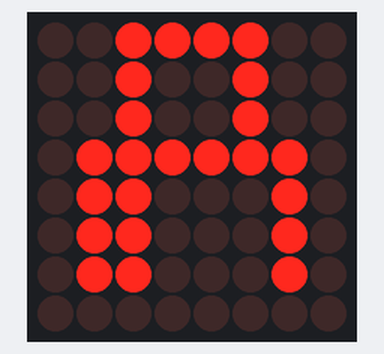
Bench run of a sketch on a simulated Arduino Uno, built with avr-gcc and run on an emulated ATmega328P. Shown: 8×8 LED matrix.

Above: at 0.1 s.
At 4.1 s:
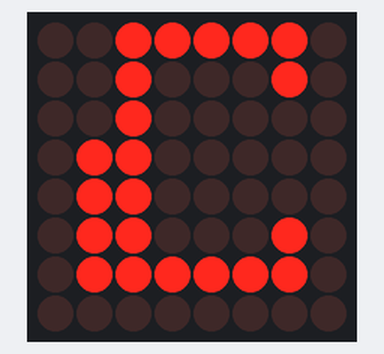
At 8.1 s:
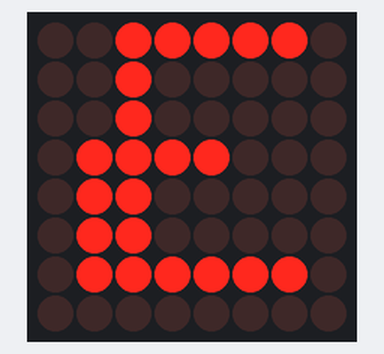
At 18.2 s:
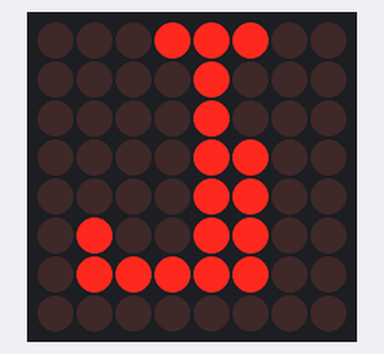
At 28.2 s:
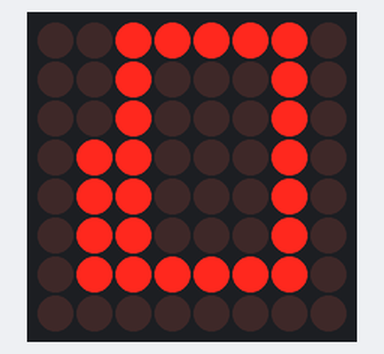
At 38.3 s:
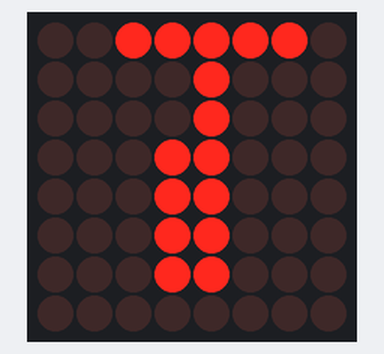

The sketch:

hurufAZ.ino
```cpp
// Contoh untuk menampilkan huruf A hingga Z

#include "LedControl.h"

const int JUMLAH_LED = 1;
const byte PIN_CS  = 10;
const byte PIN_CLK = 11;
const byte PIN_DIN = 12;

const byte HURUF[] =
{
  0x3C, 0x24, 0x24, 0x7E, 0x62, 0x62, 0x62, 0x00, // A
  0x7C, 0x24, 0x24, 0x3E, 0x32, 0x32, 0x7E, 0x00, // B
  0x3E, 0x22, 0x20, 0x60, 0x60, 0x62, 0x7E, 0x00, // C
  0x7E, 0x22, 0x22, 0x32, 0x32, 0x32, 0x7E, 0x00, // D
  0x3E, 0x20, 0x20, 0x78, 0x60, 0x60, 0x7E, 0x00, // E
  0x3E, 0x20, 0x20, 0x78, 0x60, 0x60, 0x60, 0x00, // F
  0x3E, 0x22, 0x20, 0x6E, 0x62, 0x62, 0x7E, 0x00, // G
  0x24, 0x24, 0x24, 0x7E, 0x62, 0x62, 0x62, 0x00, // H
  0x3E, 0x08, 0x08, 0x18, 0x18, 0x18, 0x3E, 0x00, // I
  0x1C, 0x08, 0x08, 0x0C, 0x0C, 0x4C, 0x7C, 0x00, // J
  0x24, 0x24, 0x28, 0x70, 0x68, 0x68, 0x66, 0x00, // K
  0x20, 0x20, 0x20, 0x60, 0x60, 0x62, 0x7E, 0x00, // L
  0x36, 0x3E, 0x2A, 0x62, 0x62, 0x62, 0x62, 0x00, // M
  0x32, 0x2A, 0x2A, 0x6A, 0x6A, 0x66, 0x62, 0x00, // N
  0x3E, 0x22, 0x22, 0x62, 0x62, 0x62, 0x7E, 0x00, // O
  0x3E, 0x22, 0x22, 0x7E, 0x60, 0x60, 0x60, 0x00, // P
  0x3E, 0x22, 0x22, 0x62, 0x6A, 0x64, 0x7A, 0x00, // Q
  0x3E, 0x22, 0x22, 0x7E, 0x68, 0x68, 0x66, 0x00, // R
  0x3C, 0x24, 0x20, 0x3E, 0x0E, 0x6E, 0x7E, 0x00, // S
  0x3E, 0x08, 0x08, 0x18, 0x18, 0x18, 0x18, 0x00, // T
  0x22, 0x22, 0x22, 0x62, 0x62, 0x62, 0x7E, 0x00, // U
  0x22, 0x22, 0x22, 0x64, 0x68, 0x70, 0x60, 0x00, // V
  0x22, 0x22, 0x22, 0x6A, 0x6A, 0x7E, 0x7E, 0x00, // W
  0x24, 0x24, 0x3C, 0x18, 0x7E, 0x62, 0x62, 0x00, // X
  0x22, 0x22, 0x22, 0x3E, 0x18, 0x18, 0x18, 0x00, // Y
  0x7E, 0x42, 0x1E, 0x60, 0x60, 0x62, 0x7E, 0x00, // Z
};

LedControl lc = LedControl(PIN_DIN, PIN_CLK, PIN_CS, JUMLAH_LED);

void setup()
{
  // Menghidupkan penampil nomor 0
  lc.shutdown(0, false);

  // Mengatur intensitas kecerahan (0 hingga 15)
  lc.setIntensity(0,8);

  // Menghapus layar
  lc.clearDisplay(0);
}

void loop()
{
  for (char karakter = 'A'; karakter <= 'Z'; karakter++)
  {
    int posisi = (karakter - 'A') * 8;

    // Tampilkan
    for (int baris = 0; baris < 8; baris++)
    {
        byte nilai = HURUF[baris + posisi];
        for (int bit = 7; bit >= 0; bit--)
        {
           byte kolom = 7 - bit;
           if (bitRead(nilai, bit) == 1)
             lc.setLed(0, baris, kolom, true);
           else
             lc.setLed(0, baris, kolom, false);
        }
    }

    delay(2000);
  }
}
```

Measured:
- what the display in image 1 shows lasts 2.0 s, from 4.0 s to 6.0 s
